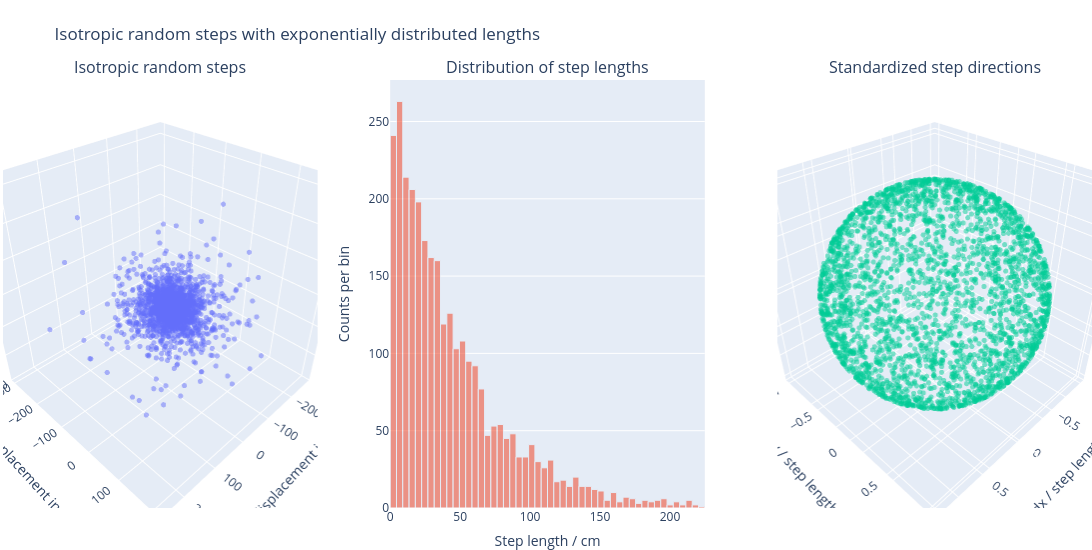

The code cell stored with this chart in its notebook:
### Code cell
import numpy as np
import plotly.graph_objects as go
from plotly.subplots import make_subplots

num_steps = 3000

dx, dy, dz, step_lengths = isotropic_steps(lambda_water, num_steps)

num_bins = 50
r_max = 5.0 * lambda_water

counts, bin_edges = np.histogram(
    step_lengths,
    bins=num_bins,
    range=(0, r_max)
)

bin_centres = 0.5 * (bin_edges[:-1] + bin_edges[1:])
bin_width = bin_edges[1] - bin_edges[0]

dx_standardized = dx / step_lengths
dy_standardized = dy / step_lengths
dz_standardized = dz / step_lengths

fig = make_subplots(
    rows=1,
    cols=3,
    specs=[
        [{"type": "scene"}, {"type": "xy"}, {"type": "scene"}]
    ],
    subplot_titles=[
        "Isotropic random steps",
        "Distribution of step lengths",
        "Standardized step directions"
    ]
)

# -------------------------
# First plot: interactive 3D scatter
# -------------------------
fig.add_trace(
    go.Scatter3d(
        x=dx,
        y=dy,
        z=dz,
        mode="markers",
        marker=dict(
            size=3,
            opacity=0.5
        ),
        name="Step displacements"
    ),
    row=1,
    col=1
)

# -------------------------
# Second plot: histogram / bar chart
# -------------------------
fig.add_trace(
    go.Bar(
        x=bin_centres,
        y=counts,
        width=bin_width,
        opacity=0.6,
        marker=dict(
            line=dict(width=1)
        ),
        name="Generated step lengths"
    ),
    row=1,
    col=2
)

# -------------------------
# Third plot: interactive 3D scatter
# -------------------------
fig.add_trace(
    go.Scatter3d(
        x=dx_standardized,
        y=dy_standardized,
        z=dz_standardized,
        mode="markers",
        marker=dict(
            size=3,
            opacity=0.5
        ),
        name="Standardized directions"
    ),
    row=1,
    col=3
)

fig.update_layout(
    title="Isotropic random steps with exponentially distributed lengths",
    width=1500,
    height=550,
    margin=dict(l=0, r=0, t=80, b=0),
    showlegend=False,

    scene=dict(
        xaxis_title="Step displacement in x / cm",
        yaxis_title="Step displacement in y / cm",
        zaxis_title="Step displacement in z / cm",
        aspectmode="cube"
    ),

    scene2=dict(
        xaxis_title="dx / step length",
        yaxis_title="dy / step length",
        zaxis_title="dz / step length",
        aspectmode="cube"
    )
)

fig.update_xaxes(
    title_text="Step length / cm",
    row=1,
    col=2
)

fig.update_yaxes(
    title_text="Counts per bin",
    row=1,
    col=2
)

fig.show()

### Figure 1 — Plotly figure (JSON) as saved in the notebook; plotly's stock layout.template omitted (floating-point values rounded to 4 significant figures; data arrays with more than 128 entries replaced by an {"elided": "..."} marker saying what was removed)
{"data": [{"marker": {"opacity": 0.5, "size": 3}, "mode": "markers", "name": "Step displacements", "scene": "scene", "type": "scatter3d", "x": {"elided": "3000 float values"}, "y": {"elided": "3000 float values"}, "z": {"elided": "3000 float values"}}, {"marker": {"line": {"width": 1}}, "name": "Generated step lengths", "opacity": 0.6, "type": "bar", "width": 4.497, "x": [2.249, 6.746, 11.24, 15.74, 20.24, 24.73, 29.23, 33.73, 38.23, 42.72, 47.22, 51.72, 56.22, 60.71, 65.21, 69.71, 74.2, 78.7, 83.2, 87.7, 92.19, 96.69, 101.2, 105.7, 110.2, 114.7, 119.2, 123.7, 128.2, 132.7, 137.2, 141.7, 146.2, 150.7, 155.2, 159.7, 164.2, 168.6, 173.1, 177.6, 182.1, 186.6, 191.1, 195.6, 200.1, 204.6, 209.1, 213.6, 218.1, 222.6], "xaxis": "x", "y": [241, 263, 214, 206, 198, 173, 162, 160, 119, 126, 103, 108, 95, 92, 77, 47, 53, 54, 45, 48, 33, 33, 41, 30, 26, 31, 17, 18, 14, 20, 14, 14, 12, 11, 5, 10, 4, 7, 6, 3, 5, 4, 5, 6, 2, 4, 2, 5, 2, 1], "yaxis": "y"}, {"marker": {"opacity": 0.5, "size": 3}, "mode": "markers", "name": "Standardized directions", "scene": "scene2", "type": "scatter3d", "x": {"elided": "3000 float values"}, "y": {"elided": "3000 float values"}, "z": {"elided": "3000 float values"}}], "layout": {"annotations": [{"font": {"size": 16}, "showarrow": false, "text": "Isotropic random steps", "x": 0.1444, "xanchor": "center", "xref": "paper", "y": 1, "yanchor": "bottom", "yref": "paper"}, {"font": {"size": 16}, "showarrow": false, "text": "Distribution of step lengths", "x": 0.5, "xanchor": "center", "xref": "paper", "y": 1, "yanchor": "bottom", "yref": "paper"}, {"font": {"size": 16}, "showarrow": false, "text": "Standardized step directions", "x": 0.8556, "xanchor": "center", "xref": "paper", "y": 1, "yanchor": "bottom", "yref": "paper"}], "height": 550, "margin": {"b": 0, "l": 0, "r": 0, "t": 80}, "scene": {"aspectmode": "cube", "domain": {"x": [0, 0.2889], "y": [0, 1]}, "xaxis": {"title": {"text": "Step displacement in x / cm"}}, "yaxis": {"title": {"text": "Step displacement in y / cm"}}, "zaxis": {"title": {"text": "Step displacement in z / cm"}}}, "scene2": {"aspectmode": "cube", "domain": {"x": [0.7111, 1], "y": [0, 1]}, "xaxis": {"title": {"text": "dx / step length"}}, "yaxis": {"title": {"text": "dy / step length"}}, "zaxis": {"title": {"text": "dz / step length"}}}, "showlegend": false, "title": {"text": "Isotropic random steps with exponentially distributed lengths"}, "width": 1500, "xaxis": {"anchor": "y", "domain": [0.3556, 0.6444], "title": {"text": "Step length / cm"}}, "yaxis": {"anchor": "x", "domain": [0, 1], "title": {"text": "Counts per bin"}}}}
